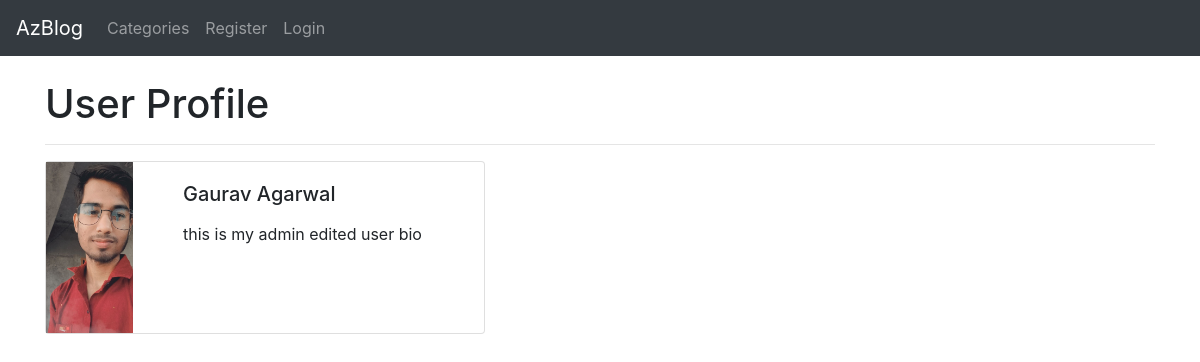
/members/1/profile/, run on the app's committed database.
### theblog/models.py (models this page shows, shortened)
class Profile(models.Model):
    user = models.OneToOneField(User, null=True, on_delete=models.CASCADE)
    bio = models.TextField()
    profile_pic = models.ImageField(null=True, blank=True, upload_to="images/profile/")
    fb_url = models.CharField(max_length=255, null=True, blank=True, )
    twitter_url = models.CharField(max_length=255, null=True, blank=True)
    insta_url = models.CharField(max_length=255, null=True, blank=True)
    linkedln_url = models.CharField(max_length=255, null=True, blank=True)

### members/views.py (the view)
# urls.py: path('<int:pk>/profile/',ShowProfilePageView.as_view(),name='show_profile_page'),
class ShowProfilePageView(DetailView):
    model = Profile
    template_name = 'registration/user_profie.html'
    def get_context_data(self, *args, **kwargs):
        users = Profile.objects.all()
        context = super(ShowProfilePageView, self).get_context_data(*args, **kwargs)
        page_user = get_object_or_404(Profile, id=self.kwargs['pk'])
        context["page_user"] = page_user
        return context

### members/templates/registration/user_profie.html (shortened to what this page needs)
{% extends 'base.html' %}
{% load static %}
{% block content %}
<h1>User Profile</h1>
<hr>
        <div class="card mb-3" style="max-width: 440px;">
            <div class="row g-0">
                <div class="col-md-3">
                    {% if page_user.profile_pic %}
                    <img src="{{page_user.profile_pic.url}}" class="img-fluid rounded-start" alt="...">
                    {% else %}
                    <img src="{% static 'theblog/images/default-user-image.png' %}" class="img-fluid rounded-start" alt="...">
                    {% endif %}
                </div>
                <div class="col-md-8">
                    <div class="card-body">
                        <h5 class="card-title">{{page_user.user.first_name}} {{page_user.user.last_name}}</h5>
                        <p class="card-text">{{page_user.user.profile.bio}}</p>
                    </div>
                </div>
            </div>
        </div>
{% endblock %}

### data on the page
Profile: profile_pic (picture), user.first_name "Gaurav", user.last_name "Agarwal", user.profile.bio "this is my admin edited user bio"
